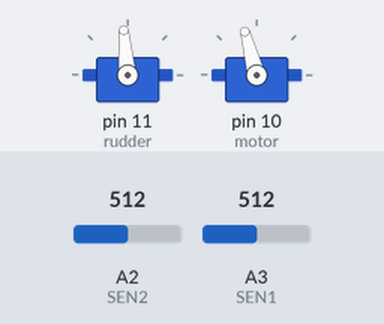
Simulated run of this sketch. Board: Arduino Uno, built with avr-gcc and run on an emulated ATmega328P. On the bench: 2 × servo. Inputs (shaded band) come from the test bench; at power-on: A2 (SEN2) = 512, A3 (SEN1) = 512.

Above: at 1.2 s.
1.3 s: A2 (SEN2) set to 716
At 1.9 s:
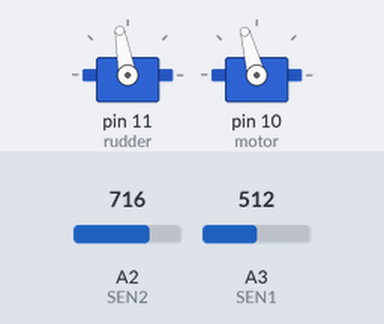
2.8 s: A3 (SEN1) set to 0
At 4.0 s:
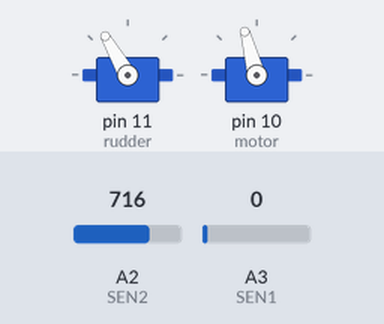
4.3 s: A3 (SEN1) set to 511
At 5.4 s:
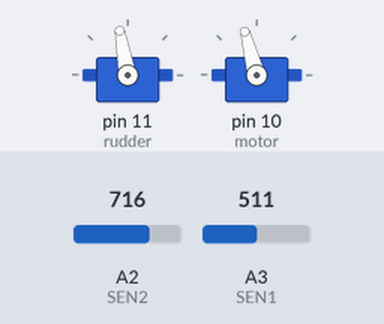
5.8 s: A2 (SEN2) set to 511
At 6.6 s:
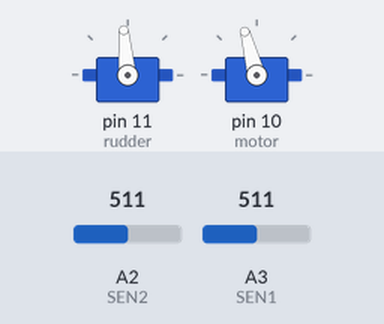
7.3 s: A3 (SEN1) set to 1023
At 7.8 s:
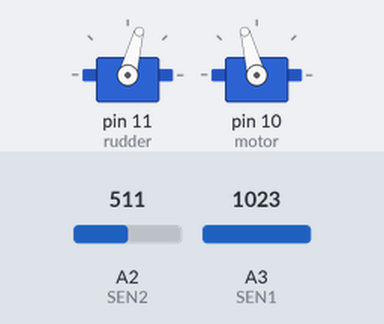
Timing chart, 0 to 9.8 s (numbered marks = the images above; inputs shaded):
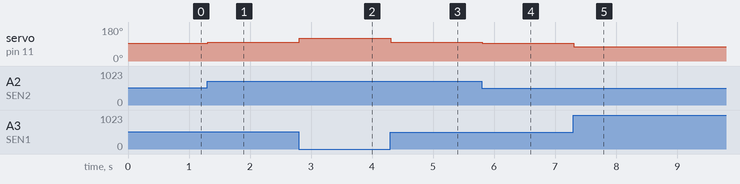

The sketch:

Racing2.ino
```cpp
#include <Servo.h>
Servo rudder;
Servo motor;

#define SEN1 A3
#define SEN2 A2

float target = 0;

void setup() {
  target = analogRead(SEN1) * 1.38 - analogRead(SEN2);
  rudder.attach(11);
  motor.attach(10);
}

void loop() {
  float err = target - (analogRead(SEN1) * 1.38 - analogRead(SEN2));

  //Serial.println(1520 + err);
  float u = 1520 + err / 3.5;
  rudder.writeMicroseconds(u);
  motor.writeMicroseconds(1630);
  delay(10);
}
```

Measured:
- after the input at 1.3 s, servo on pin 11 (rudder): 95° → 100° at once
- after the input at 2.8 s, servo on pin 11 (rudder): 100° → 120° at once
- after the input at 4.3 s, servo on pin 11 (rudder): 120° → 100° at once
- after the input at 5.8 s, servo on pin 11 (rudder): 100° → 95° at once
- after the input at 7.3 s, servo on pin 11 (rudder): 95° → 75° at once
